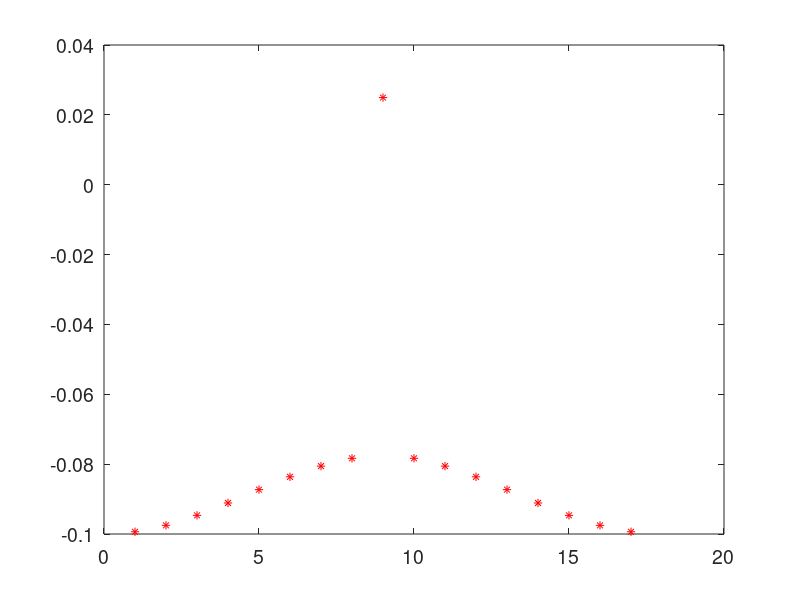
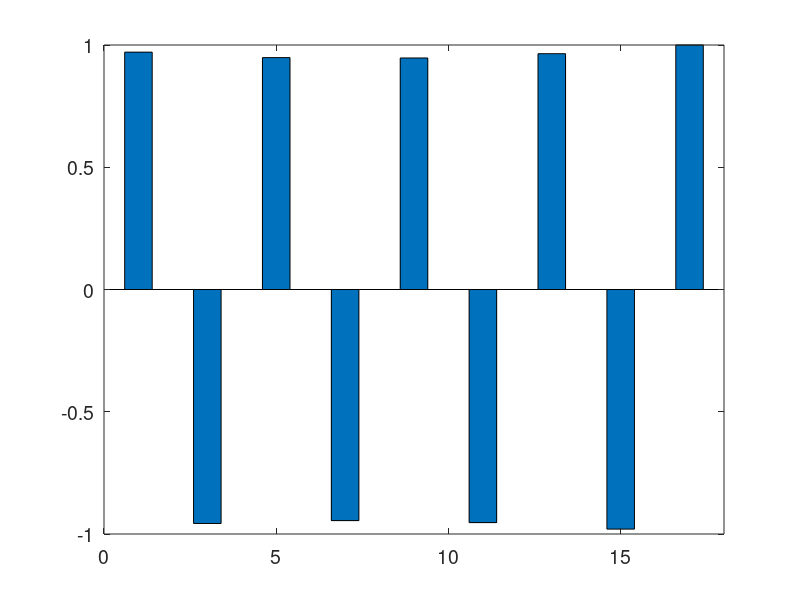

MATLAB code for these plots, in order:
clc
clear all
close all

Nd = 8; t1 = 1; t2 = 1; g = 0.2; h = 0.01;loss = -0.;

% h = -0.3466; h = 0.2466;

H = diag([repmat([1i*loss -1i*g],[1 Nd]) 1i*g]) +...
    diag(repmat([t1*exp(h) t2*exp(h)],[1 Nd]),1) +...
    diag(repmat([t1*exp(-h) t2*exp(-h)],[1 Nd]),-1);  % Assembling of Hamiltonian matrix
% H(1,1) = 0.62i; H(2*Nd + 1,2*Nd + 1) = H(2*Nd + 1,2*Nd + 1) - 0.1i;
% H(2*Nd + 1,2*Nd + 1) = 0.81i; H(1,1) = H(1,1) - 0.5i;
[V, A] = eig(H);
lam = diag(A);
[~, idx] = sort(real(lam));
lam1 = lam(idx);

figure
% plot(real(lam1),'b*')
hold on
plot(imag(lam1),'r*')
set(gcf, 'Position', [00, 00, 350, 300])
% axis([0 2*Nd + 2 -4 4])
set(gca,'FontSize', 14) % Font Size
box on

bn = 9;
figure
bar((V(:,bn))/max(abs(V(:,bn))))
set(gcf, 'Position', [00, 00, 350, 300])
set(gca,'FontSize', 14) % Font Size
axis([0 2*Nd + 2 -1 1])



